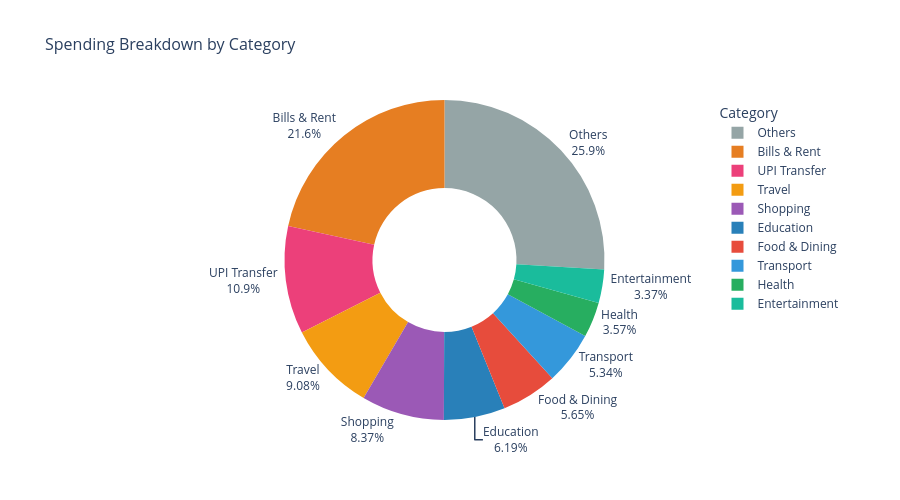

This figure's notebook cell:
### Markdown cell above
### Chart-1 Spending by Category (Donut)

### Code cell
cat_summary = df.groupby('Category')['Amount'].sum().reset_index()
cat_summary = cat_summary.sort_values('Amount', ascending=False)
cat_summary['Percentage'] = (cat_summary['Amount'] /
                              cat_summary['Amount'].sum() * 100).round(1)

fig1 = px.pie(
    cat_summary,
    values  = 'Amount',
    names   = 'Category',
    hole    = 0.45,
    color   = 'Category',
    color_discrete_map = CAT_COLORS,
    title   = 'Spending Breakdown by Category',
)
fig1.update_traces(
    textposition = 'outside',
    textinfo     = 'label+percent',
    hovertemplate = '%{label}₹%{value:,.0f}%{percent}',
)
fig1.update_layout(
    title_font_size  = 16,
    showlegend       = True,
    legend_title     = 'Category',
    height           = 500,
)
fig1.show()

### Figure 1 — Plotly figure (JSON) as saved in the notebook; plotly's stock layout.template omitted (floating-point values rounded to 4 significant figures)
{"data": [{"customdata": [["Others"], ["Bills & Rent"], ["UPI Transfer"], ["Travel"], ["Shopping"], ["Education"], ["Food & Dining"], ["Transport"], ["Health"], ["Entertainment"]], "domain": {"x": [0, 1], "y": [0, 1]}, "hole": 0.45, "hovertemplate": "%{label}₹%{value:,.0f}%{percent}", "labels": ["Others", "Bills & Rent", "UPI Transfer", "Travel", "Shopping", "Education", "Food & Dining", "Transport", "Health", "Entertainment"], "legendgroup": "", "marker": {"colors": ["#95A5A6", "#E67E22", "#EC407A", "#F39C12", "#9B59B6", "#2980B9", "#E74C3C", "#3498DB", "#27AE60", "#1ABC9C"]}, "name": "", "showlegend": true, "textinfo": "label+percent", "textposition": "outside", "type": "pie", "values": [154800.0, 128800.0, 65000.0, 54150.0, 49940.0, 36910.0, 33700.0, 31840.0, 21310.0, 20120.0]}], "layout": {"height": 500, "legend": {"title": {"text": "Category"}, "tracegroupgap": 0}, "showlegend": true, "title": {"font": {"size": 16}, "text": "Spending Breakdown by Category"}}}
